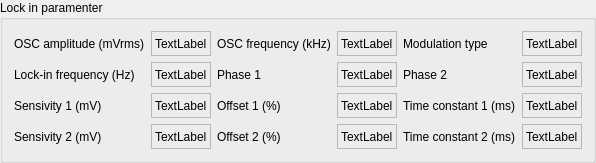
    <widget class="QGroupBox" name="groupBox_2">
     <property name="title">
      <string>Lock in paramenter</string>
     </property>
     <layout class="QGridLayout" name="gridLayout_3">
      <item row="2" column="1">
       <widget class="QLabel" name="label_88">
        <property name="sizePolicy">
         <sizepolicy hsizetype="Preferred" vsizetype="Fixed">
          <horstretch>0</horstretch>
          <verstretch>0</verstretch>
         </sizepolicy>
        </property>
        <property name="minimumSize">
         <size>
          <width>0</width>
          <height>25</height>
         </size>
        </property>
        <property name="maximumSize">
         <size>
          <width>16777215</width>
          <height>25</height>
         </size>
        </property>
        <property name="frameShape">
         <enum>QFrame::StyledPanel</enum>
        </property>
        <property name="text">
         <string>TextLabel</string>
        </property>
       </widget>
      </item>
      <item row="2" column="0">
       <widget class="QLabel" name="label_87">
        <property name="text">
         <string>Lock-in frequency (Hz)</string>
        </property>
       </widget>
      </item>
      <item row="2" column="2">
       <widget class="QLabel" name="label_67">
        <property name="text">
         <string>Phase 1</string>
        </property>
       </widget>
      </item>
      <item row="3" column="0">
       <widget class="QLabel" name="label_69">
        <property name="text">
         <string>Sensivity 1 (mV)</string>
        </property>
       </widget>
      </item>
      <item row="0" column="5">
       <widget class="QLabel" name="label_86">
        <property name="sizePolicy">
         <sizepolicy hsizetype="Preferred" vsizetype="Fixed">
          <horstretch>0</horstretch>
          <verstretch>0</verstretch>
         </sizepolicy>
        </property>
        <property name="minimumSize">
         <size>
          <width>0</width>
          <height>25</height>
         </size>
        </property>
        <property name="maximumSize">
         <size>
          <width>16777215</width>
          <height>25</height>
         </size>
        </property>
        <property name="frameShape">
         <enum>QFrame::StyledPanel</enum>
        </property>
        <property name="text">
         <string>TextLabel</string>
        </property>
       </widget>
      </item>
      <item row="0" column="4">
       <widget class="QLabel" name="label_85">
        <property name="text">
         <string>Modulation type</string>
        </property>
       </widget>
      </item>
      <item row="0" column="3">
       <widget class="QLabel" name="label_76">
        <property name="sizePolicy">
         <sizepolicy hsizetype="Preferred" vsizetype="Fixed">
          <horstretch>0</horstretch>
          <verstretch>0</verstretch>
         </sizepolicy>
        </property>
        <property name="minimumSize">
         <size>
          <width>0</width>
          <height>25</height>
         </size>
        </property>
        <property name="maximumSize">
         <size>
          <width>16777215</width>
          <height>25</height>
         </size>
        </property>
        <property name="frameShape">
         <enum>QFrame::StyledPanel</enum>
        </property>
        <property name="text">
         <string>TextLabel</string>
        </property>
       </widget>
      </item>
      <item row="4" column="1">
       <widget class="QLabel" name="label_79">
        <property name="sizePolicy">
         <sizepolicy hsizetype="Preferred" vsizetype="Fixed">
          <horstretch>0</horstretch>
          <verstretch>0</verstretch>
         </sizepolicy>
        </property>
        <property name="minimumSize">
         <size>
          <width>0</width>
          <height>25</height>
         </size>
        </property>
        <property name="maximumSize">
         <size>
          <width>16777215</width>
          <height>25</height>
         </size>
        </property>
        <property name="frameShape">
         <enum>QFrame::StyledPanel</enum>
        </property>
        <property name="text">
         <string>TextLabel</string>
        </property>
       </widget>
      </item>
      <item row="2" column="3">
       <widget class="QLabel" name="label_77">
        <property name="sizePolicy">
         <sizepolicy hsizetype="Preferred" vsizetype="Fixed">
          <horstretch>0</horstretch>
          <verstretch>0</verstretch>
         </sizepolicy>
        </property>
        <property name="minimumSize">
         <size>
          <width>0</width>
          <height>25</height>
         </size>
        </property>
        <property name="maximumSize">
         <size>
          <width>16777215</width>
          <height>25</height>
         </size>
        </property>
        <property name="frameShape">
         <enum>QFrame::StyledPanel</enum>
        </property>
        <property name="text">
         <string>TextLabel</string>
        </property>
       </widget>
      </item>
      <item row="3" column="3">
       <widget class="QLabel" name="label_82">
        <property name="sizePolicy">
         <sizepolicy hsizetype="Preferred" vsizetype="Fixed">
          <horstretch>0</horstretch>
          <verstretch>0</verstretch>
         </sizepolicy>
        </property>
        <property name="minimumSize">
         <size>
          <width>0</width>
          <height>25</height>
         </size>
        </property>
        <property name="maximumSize">
         <size>
          <width>16777215</width>
          <height>25</height>
         </size>
        </property>
        <property name="frameShape">
         <enum>QFrame::StyledPanel</enum>
        </property>
        <property name="text">
         <string>TextLabel</string>
        </property>
       </widget>
      </item>
      <item row="4" column="2">
       <widget class="QLabel" name="label_72">
        <property name="text">
         <string>Offset 2 (%)</string>
        </property>
       </widget>
      </item>
      <item row="2" column="5">
       <widget class="QLabel" name="label_81">
        <property name="sizePolicy">
         <sizepolicy hsizetype="Preferred" vsizetype="Fixed">
          <horstretch>0</horstretch>
          <verstretch>0</verstretch>
         </sizepolicy>
        </property>
        <property name="minimumSize">
         <size>
          <width>0</width>
          <height>25</height>
         </size>
        </property>
        <property name="maximumSize">
         <size>
          <width>16777215</width>
          <height>25</height>
         </size>
        </property>
        <property name="frameShape">
         <enum>QFrame::StyledPanel</enum>
        </property>
        <property name="text">
         <string>TextLabel</string>
        </property>
       </widget>
      </item>
      <item row="4" column="3">
       <widget class="QLabel" name="label_83">
        <property name="sizePolicy">
         <sizepolicy hsizetype="Preferred" vsizetype="Fixed">
          <horstretch>0</horstretch>
          <verstretch>0</verstretch>
         </sizepolicy>
        </property>
        <property name="minimumSize">
         <size>
          <width>0</width>
          <height>25</height>
         </size>
        </property>
        <property name="maximumSize">
         <size>
          <width>16777215</width>
          <height>25</height>
         </size>
        </property>
        <property name="frameShape">
         <enum>QFrame::StyledPanel</enum>
        </property>
        <property name="text">
         <string>TextLabel</string>
        </property>
       </widget>
      </item>
      <item row="0" column="0">
       <widget class="QLabel" name="label_65">
        <property name="text">
         <string>OSC amplitude (mVrms)</string>
        </property>
       </widget>
      </item>
      <item row="2" column="4">
       <widget class="QLabel" name="label_68">
        <property name="text">
         <string>Phase 2</string>
        </property>
       </widget>
      </item>
      <item row="3" column="1">
       <widget class="QLabel" name="label_78">
        <property name="sizePolicy">
         <sizepolicy hsizetype="Preferred" vsizetype="Fixed">
          <horstretch>0</horstretch>
          <verstretch>0</verstretch>
         </sizepolicy>
        </property>
        <property name="minimumSize">
         <size>
          <width>0</width>
          <height>25</height>
         </size>
        </property>
        <property name="maximumSize">
         <size>
          <width>16777215</width>
          <height>25</height>
         </size>
        </property>
        <property name="frameShape">
         <enum>QFrame::StyledPanel</enum>
        </property>
        <property name="text">
         <string>TextLabel</string>
        </property>
       </widget>
      </item>
      <item row="0" column="1">
       <widget class="QLabel" name="label_75">
        <property name="sizePolicy">
         <sizepolicy hsizetype="Preferred" vsizetype="Fixed">
          <horstretch>0</horstretch>
          <verstretch>0</verstretch>
         </sizepolicy>
        </property>
        <property name="minimumSize">
         <size>
          <width>0</width>
          <height>25</height>
         </size>
        </property>
        <property name="maximumSize">
         <size>
          <width>16777215</width>
          <height>25</height>
         </size>
        </property>
        <property name="frameShape">
         <enum>QFrame::StyledPanel</enum>
        </property>
        <property name="text">
         <string>TextLabel</string>
        </property>
       </widget>
      </item>
      <item row="0" column="2">
       <widget class="QLabel" name="label_66">
        <property name="text">
         <string>OSC frequency (kHz)</string>
        </property>
       </widget>
      </item>
      <item row="3" column="2">
       <widget class="QLabel" name="label_71">
        <property name="text">
         <string>Offset 1 (%)</string>
        </property>
       </widget>
      </item>
      <item row="4" column="0">
       <widget class="QLabel" name="label_70">
        <property name="text">
         <string>Sensivity 2 (mV)</string>
        </property>
       </widget>
      </item>
      <item row="3" column="4">
       <widget class="QLabel" name="label_73">
        <property name="text">
         <string>Time constant 1 (ms)</string>
        </property>
       </widget>
      </item>
      <item row="3" column="5">
       <widget class="QLabel" name="label_80">
        <property name="sizePolicy">
         <sizepolicy hsizetype="Preferred" vsizetype="Fixed">
          <horstretch>0</horstretch>
          <verstretch>0</verstretch>
         </sizepolicy>
        </property>
        <property name="minimumSize">
         <size>
          <width>0</width>
          <height>25</height>
         </size>
        </property>
        <property name="maximumSize">
         <size>
          <width>16777215</width>
          <height>25</height>
         </size>
        </property>
        <property name="frameShape">
         <enum>QFrame::StyledPanel</enum>
        </property>
        <property name="text">
         <string>TextLabel</string>
        </property>
       </widget>
      </item>
      <item row="4" column="4">
       <widget class="QLabel" name="label_74">
        <property name="text">
         <string>Time constant 2 (ms)</string>
        </property>
       </widget>
      </item>
      <item row="4" column="5">
       <widget class="QLabel" name="label_84">
        <property name="sizePolicy">
         <sizepolicy hsizetype="Preferred" vsizetype="Fixed">
          <horstretch>0</horstretch>
          <verstretch>0</verstretch>
         </sizepolicy>
        </property>
        <property name="minimumSize">
         <size>
          <width>0</width>
          <height>25</height>
         </size>
        </property>
        <property name="maximumSize">
         <size>
          <width>16777215</width>
          <height>25</height>
         </size>
        </property>
        <property name="frameShape">
         <enum>QFrame::StyledPanel</enum>
        </property>
        <property name="text">
         <string>TextLabel</string>
        </property>
       </widget>
      </item>
     </layout>
    </widget>
